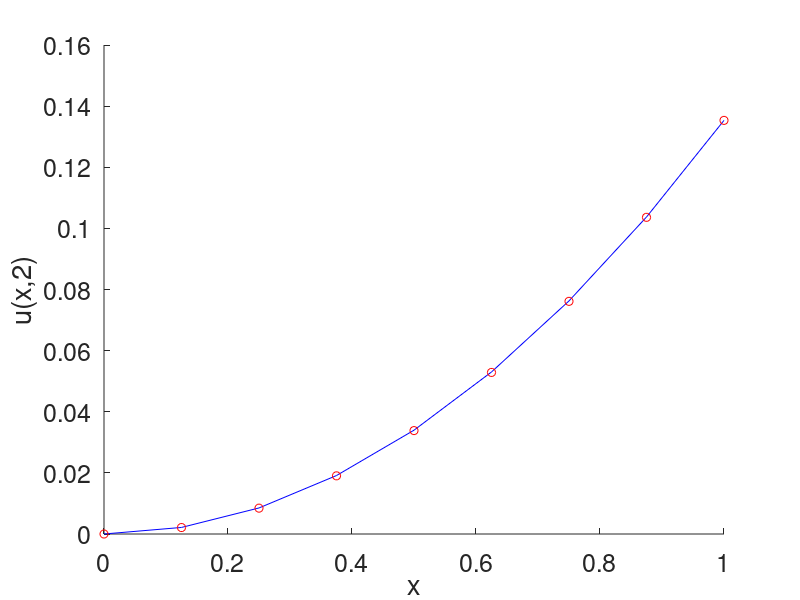

Write the MATLAB code that produced this figure.
function [] = diffusion_type_1d_btcs_scheme_example_2
%%%
%%% --- 1D convection-diffusion equation with Dirichlet boundary condition
% du/dt = -alpha*du/dx - 2*u + D*d^2u/dx^2 + f(x,t),
%                                            f(x,t) = (x^2 + 2*x - 2)*exp(-t)
%                                            u(0,t) = 0.0
%                                            u(1,t) = exp(-t)
%                                            u(x,0) = x^2
% analytic solution: u(x,t) = x^2*exp(-t),
% The finite difference we use here is the backward-time centered space (BTCS). 
%%% ---
% matrix equation: 
% (I + lambda1*u_x + dt*diag(u) - lambda2*u_xx)*w^(n+1) = w^(n) + 
%                                                         lambda_1*b1^(n+1) + 
%                                                         lambda_2*b2^(n+1)
%                                                         dt*s^(n+1) 
% A is tridiagonal matrix.
% (I + lambda1*u_x + dt*diag(u) - lambda2*u_xx) is evolution matrix.
% b1^(n+1) = [u^(n+1)_{a} 0,...0, -u^(n+1)_{b}]^(T), (T = transpose). 
% b1^(n+1) = 0 for all n since u(a,t) = (b,t) = 0
% b2^(n+1) = [u^(n+1)_{a} 0,...0, u^(n+1)_{b}]^(T), (T = transpose). 
% b2^(n+1) = 0 for all n since u(a,t) = (b,t) = 0
% lambda1 = alpha*dt/(2*dx), lambda2 = D*dt/dx^2.
%
% Reference book: D. Bradie, A friendly introduction to numerical analysis 
%
% Written by Tsogbayar Tsednee (PhD), Kyungpook National University, South Korea 
% Contact: tsog215@gmail.com
% Date: Jan 11, 2021
%
format short;
clear;
clc;
%%% ---
D = 1.00;
alpha = 1.0;
a = 0.; % x(0)
b = 1.0; % x(N+1)
N = 8;  % 
dx = (b-a)/N;
% grid and initial condition
% ---
x = zeros(N+1,1); % total number of points is N+1
for i = 1:N+1
    x(i) = a + (i-1)*dx;
end
%x;
% ---
ti = 0.; % t(0)
tf = 2.00; % t(N)
Nt = 32;
dt = (tf-ti)/Nt;
t = zeros(Nt,1); % total number of points is Nt
%
lambda1 = alpha*dt/(2.*dx);
lambda2 = D*dt/dx^2;
%
%  matrix equation is
% (I + lambda1*u_x + dt*diag(u) - lambda2*u_xx)*w^(n+1) = w^(n) + 
%                                                         lambda_1*b1^(n+1) + 
%                                                         lambda_2*b2^(n+1)
%                                                         dt*s^(n+1) 
%
%
u_mat_dx1 = zeros(N+1,N+1);
u_mat_dx2 = zeros(N+1,N+1);
for i = 2:N
    u_mat_dx2(i,i-1) = 1.0;
    u_mat_dx2(i,i) = -2.;
    u_mat_dx2(i,i+1) = 1.;
%
    u_mat_dx1(i,i-1) = -1.;
    u_mat_dx1(i,i) = 0.;
    u_mat_dx1(i,i+1) = 1.;
end
u_mat_dx2(1,1) = -2.;
u_mat_dx2(N+1,N+1) = -2. ;
u_mat_dx2(1,2) = 1.;
u_mat_dx2(N+1,N) = 1.;
%
u_mat_dx2 = u_mat_dx2(1:N+1,1:N+1);
u_mat_dx2 = lambda2*u_mat_dx2 ;
%
u_mat_dx1(1,1) = 0.;
u_mat_dx1(N+1,N+1) = 0.;
u_mat_dx1(1,2) = 1.;
u_mat_dx1(N+1,N) = -1.;
%
u_mat_dx1 = u_mat_dx1(1:N+1,1:N+1) ;
u_mat_dx1 = lambda1*u_mat_dx1;
%
unit_I = eye(N+1);
% at t0 = 0
w0 = x.^2; % % at t0 = 0.00 & initial
B_mat = 2.*unit_I;
evolution_mat = unit_I + u_mat_dx1 + dt.*B_mat - u_mat_dx2;
%%%
w0 = w0(2:N); % taking intou account the BC 

for j = 1:Nt
    t(j) = ti + (j-0)*dt;
    b_1n = [0.; zeros(N-3,1); -exp(-t(j))];    
    b_2n = [0.; zeros(N-3,1); exp(-t(j))];        
    s_n = exp(-t(j)).*(x(2:N).^2 + 2.*x(2:N) - 2.);   
%    
    w_old = w0 + lambda1.*b_1n + lambda2.*b_2n + dt.*s_n;
    w_new = evolution_mat(2:N,2:N)\(w_old  ); % % BTCS scheme
    w0 = w_new  ;
    %        
%    figure(1)
%    hold on
%    plot(x(2:N), w0, 'r-'); drawnow;    
%    plot(x(2:N), x(2:N).^2.*exp(-t(j)), 'bo'); drawnow;
%    hold off
    
%    
end
%%%
time = tf; % 
w_sol = [0.0; w_new; exp(-time)];
u_exact = x.^2.*exp(-time);
%
figure(1)
hold on
plot(x, w_sol, 'b')
plot(x, u_exact, 'ro')
hold off
%axis([0. 1. .00 1])
set(gca,'FontSize',18)
xlabel('x') % ,'fontsize',16
ylabel('u(x,2)') % ,'Rotation', 
%%%
%rms(w_sol - u_exact);


return
end
